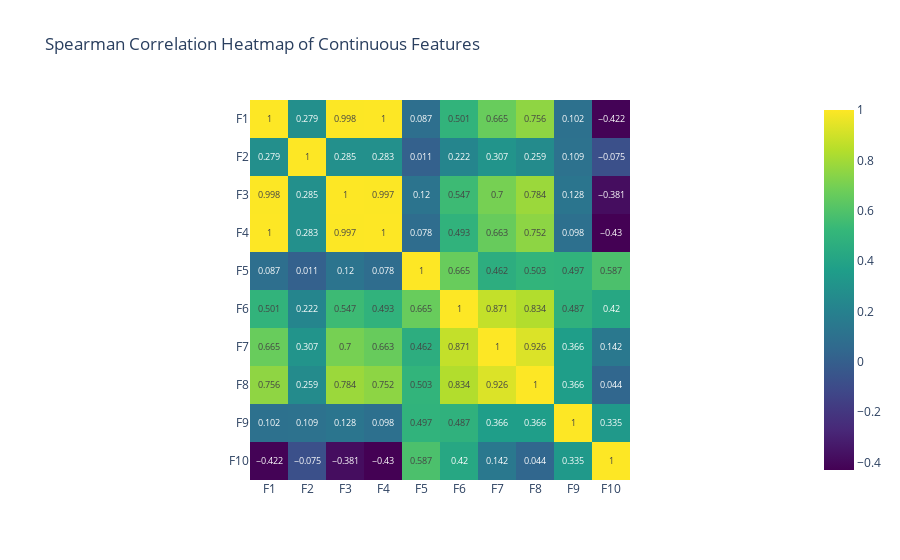

Source (notebook cell):
### Code cell
# correlation heatmap
spearman_correlation_matrix = eda.correlations(sample_df, type="spearman", printout="heatmap")

### Figure 1 — Plotly figure (JSON) as saved in the notebook; plotly's stock layout.template omitted (floating-point values rounded to 4 significant figures)
{"data": [{"coloraxis": "coloraxis", "hovertemplate": "x: %{x}<br>y: %{y}<br>color: %{z}<extra></extra>", "name": "0", "texttemplate": "%{z}", "type": "heatmap", "x": ["F1", "F2", "F3", "F4", "F5", "F6", "F7", "F8", "F9", "F10"], "xaxis": "x", "y": ["F1", "F2", "F3", "F4", "F5", "F6", "F7", "F8", "F9", "F10"], "yaxis": "y", "z": [[1, 0.279, 0.998, 1, 0.087, 0.501, 0.665, 0.756, 0.102, -0.422], [0.279, 1, 0.285, 0.283, 0.011, 0.222, 0.307, 0.259, 0.109, -0.075], [0.998, 0.285, 1, 0.997, 0.12, 0.547, 0.7, 0.784, 0.128, -0.381], [1, 0.283, 0.997, 1, 0.078, 0.493, 0.663, 0.752, 0.098, -0.43], [0.087, 0.011, 0.12, 0.078, 1, 0.665, 0.462, 0.503, 0.497, 0.587], [0.501, 0.222, 0.547, 0.493, 0.665, 1, 0.871, 0.834, 0.487, 0.42], [0.665, 0.307, 0.7, 0.663, 0.462, 0.871, 1, 0.926, 0.366, 0.142], [0.756, 0.259, 0.784, 0.752, 0.503, 0.834, 0.926, 1, 0.366, 0.044], [0.102, 0.109, 0.128, 0.098, 0.497, 0.487, 0.366, 0.366, 1, 0.335], [-0.422, -0.075, -0.381, -0.43, 0.587, 0.42, 0.142, 0.044, 0.335, 1]]}], "layout": {"coloraxis": {"colorscale": [[0, "#440154"], [0.1111, "#482878"], [0.2222, "#3e4989"], [0.3333, "#31688e"], [0.4444, "#26828e"], [0.5556, "#1f9e89"], [0.6667, "#35b779"], [0.7778, "#6ece58"], [0.8889, "#b5de2b"], [1, "#fde725"]]}, "title": {"text": "Spearman Correlation Heatmap of Continuous Features"}, "xaxis": {"anchor": "y", "constrain": "domain", "domain": [0, 1], "scaleanchor": "y"}, "yaxis": {"anchor": "x", "autorange": "reversed", "constrain": "domain", "domain": [0, 1]}}}
